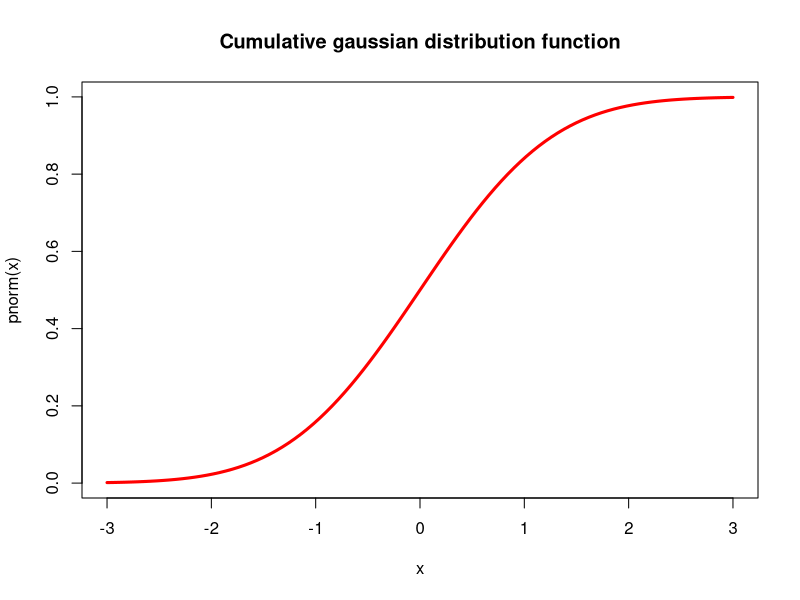

This chart was generated by the following R code:
# we plot the curve of the Gaussian probability distribution using the native implementation of the Pnorm function from -3 to 3
#Cumulative gaussian distribution function
curve(pnorm(x), xlim=c(-3,3), col='red', lwd=3)
# we give it a tiile of Gaussian Probability Distribution Function
title(main='Cumulative gaussian distribution function')
